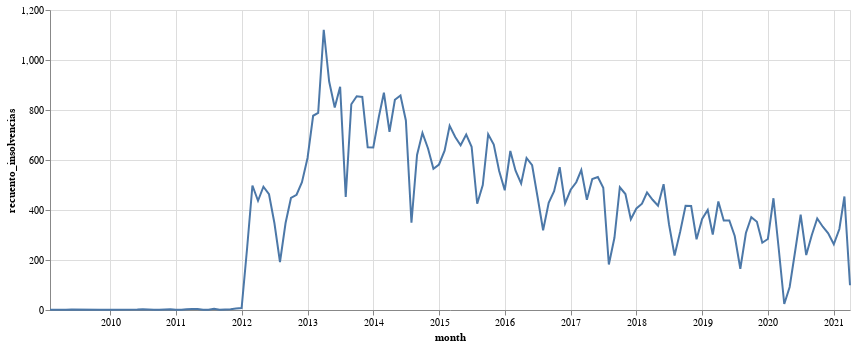

Write notebook code for a chart like this one.
### Code cell
chart = alt.Chart(df_dates_cn).mark_line().encode(
    x='month:T',
    y='recuento_insolvencias:Q'
).properties(
    width=800,
    height=300
)
chart.save('img/insolvencias_2021.04.20.html')

chart

### Figure 1 — Vega-Lite specification as saved in the notebook (floating-point values rounded to 4 significant figures; data arrays with more than 128 entries replaced by an {"elided": "..."} marker saying what was removed)
{"config": {"view": {"continuousWidth": 400, "continuousHeight": 300}}, "data": {"name": "data-219ddca516e63a3341c5356a2078de6c"}, "mark": "line", "encoding": {"x": {"type": "temporal", "field": "month"}, "y": {"type": "quantitative", "field": "recuento_insolvencias"}}, "height": 300, "width": 800, "$schema": "https://vega.github.io/schema/vega-lite/v4.8.1.json", "datasets": {"data-219ddca516e63a3341c5356a2078de6c": {"elided": "136 records"}}}
